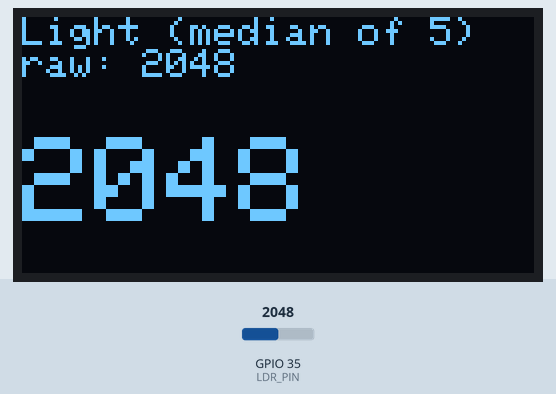
Bench run of a sketch on a simulated ESP32. Shown: 128×64 one-colour display. Inputs (shaded band) come from the test bench; at power-on: GPIO 35 (LDR_PIN) = 2048.

Above: at 1.2 s.
1.3 s: GPIO 35 (LDR_PIN) set to 2866
At 2.6 s:
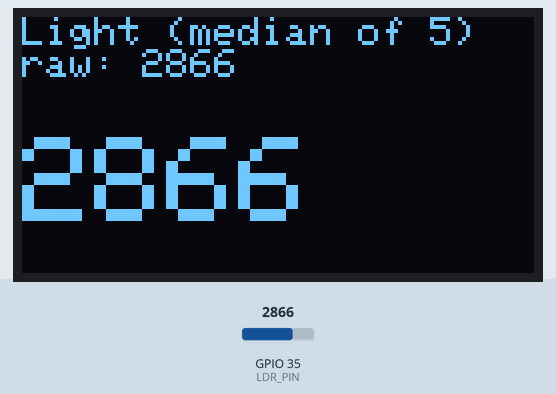
2.9 s: GPIO 35 (LDR_PIN) set to 3603
At 3.9 s:
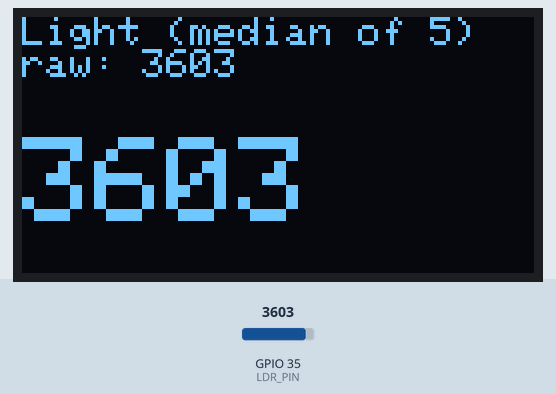
4.5 s: GPIO 35 (LDR_PIN) set to 4095
At 5.0 s:
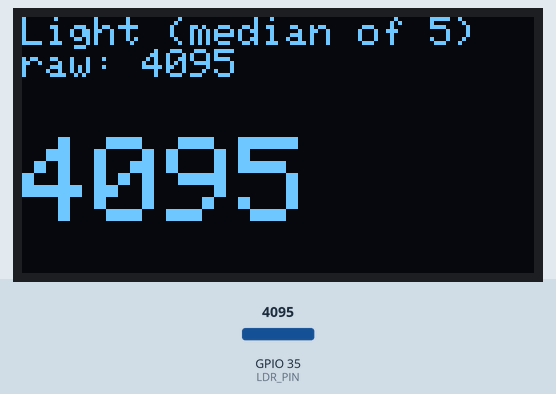
Timing chart, 0 to 7.5 s (numbered marks = the images above; inputs shaded):
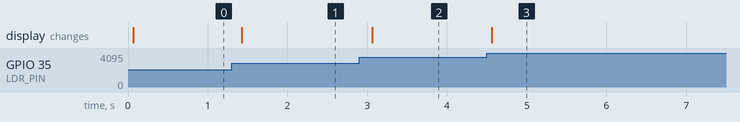

Measured:
- after the input at 1.3 s, the display: changes after 0.13 s (image 1)
- after the input at 2.9 s, the display: changes after 0.16 s (image 2)
- after the input at 4.5 s, the display: changes after 0.06 s (image 3)

The sketch:

practice_4_filtered_light.ino
```cpp
// Chapter 14, Practice 4 - Filtered Light
// E14.5's median filter on the LDR, shown on the OLED.

#include <Wire.h>
#include <Adafruit_GFX.h>
#include <Adafruit_SSD1306.h>

const int SCREEN_WIDTH  = 128;
const int SCREEN_HEIGHT = 64;
Adafruit_SSD1306 display(SCREEN_WIDTH, SCREEN_HEIGHT, &Wire, -1);

const int LDR_PIN = 35;
const int N = 5;
int readings[N];

void setup() {
  Serial.begin(115200);
  if (!display.begin(SSD1306_SWITCHCAPVCC, 0x3C)) {
    Serial.println("OLED not found");
  }
  display.setTextColor(SSD1306_WHITE);
}

void loop() {
  for (int i = 0; i < N; i++) {
    readings[i] = analogRead(LDR_PIN);
    delay(2);
  }
  int raw = readings[0];
  sortReadings();
  int filtered = readings[N / 2];

  display.clearDisplay();
  display.setTextSize(1);
  display.setCursor(0, 0);
  display.println("Light (median of 5)");
  display.print("raw: ");
  display.println(raw);
  display.setTextSize(3);
  display.setCursor(0, 30);
  display.println(filtered);
  display.display();
  delay(100);
}

void sortReadings() {
  for (int pass = 0; pass < N - 1; pass++) {
    for (int i = 0; i < N - 1 - pass; i++) {
      if (readings[i] > readings[i + 1]) {
        int temp = readings[i];
        readings[i] = readings[i + 1];
        readings[i + 1] = temp;
      }
    }
  }
}
```
